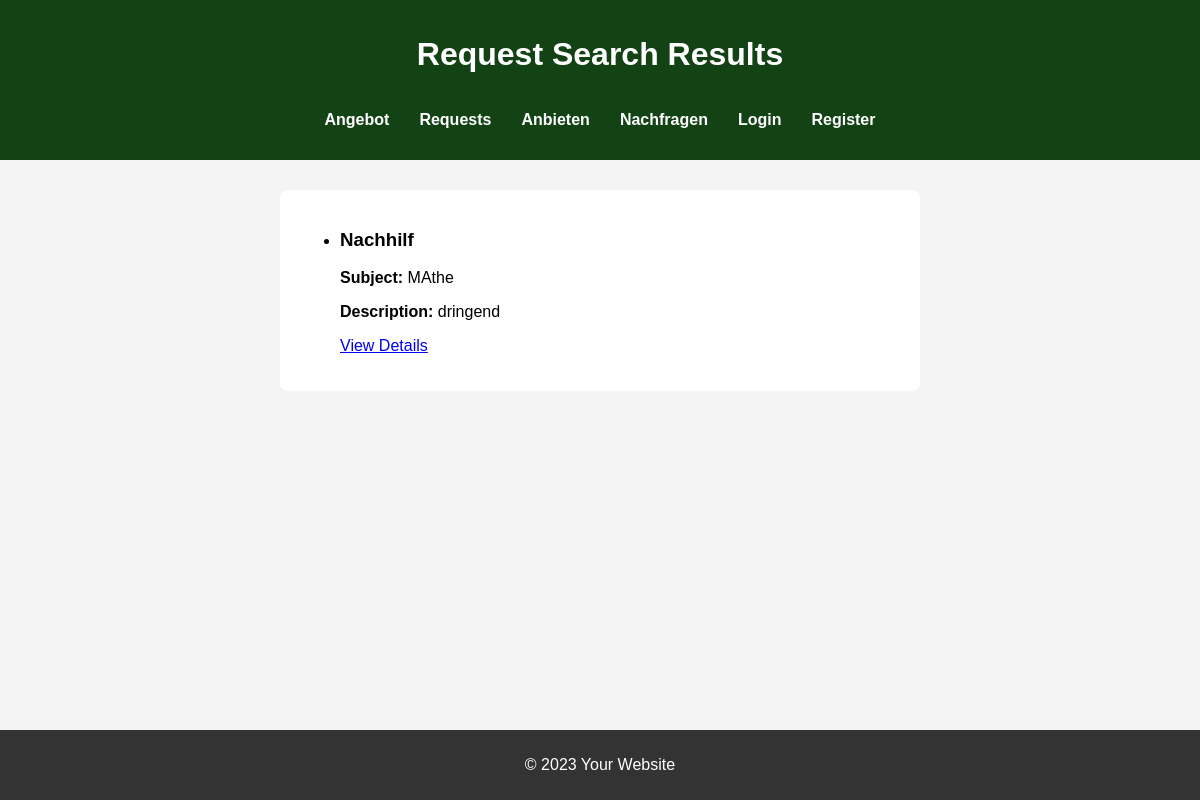
The app's page /search_results_requests, older data.
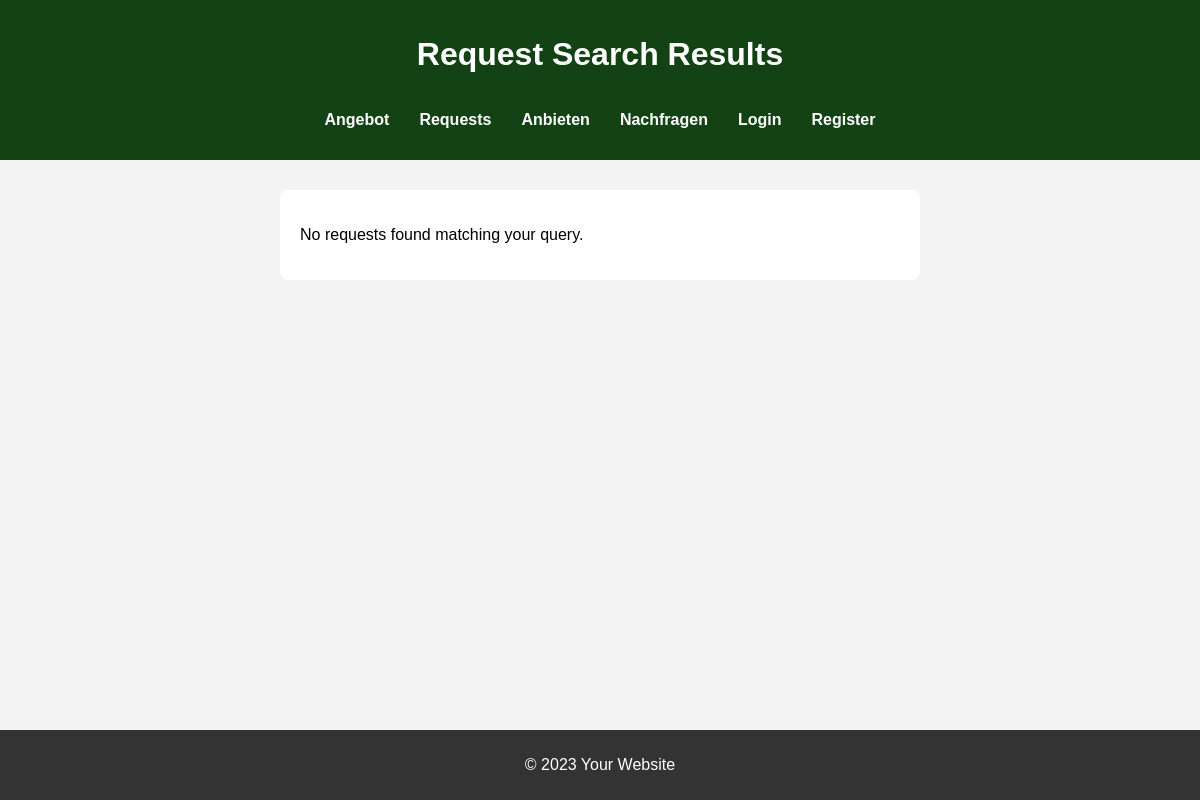
The same page, newer data.
### app.py (models this page shows, shortened)
class RequestPost(db.Model):
    id = db.Column(db.Integer, primary_key=True)
    title = db.Column(db.String(100), nullable=False)
    description = db.Column(db.String(200), nullable=False)
    subject = db.Column(db.String(100), nullable=False)
    price = db.Column(db.String(100), nullable=False)
    additional_information = db.Column(db.String(200), nullable=True)
    contact =db.Column(db.String(100), nullable = False)
    user_id = db.Column(db.Integer, db.ForeignKey('user.id'), nullable=False)
    user = db.relationship('User', backref=db.backref('requests', lazy=True))

### app.py (the view)
@app.route('/search_results_requests', methods=['GET'])
def search_results_requests():
    query = request.args.get('query')
    if query:
        results = RequestPost.query.filter(
            (RequestPost.title.ilike(f"%{query}%")) |
            (RequestPost.subject.ilike(f"%{query}%"))
        ).all()
    else:
        results = RequestPost.query.all()
    return render_template('search_results_requests.html', results=results)

### templates/search_results_requests.html (shortened to what this page needs)
<!DOCTYPE html>
<html lang="en">
<head>
    <link rel="stylesheet" href="{{ url_for('static', filename='style.css') }}">
</head>
<body>
    <header>
        <h1>Request Search Results</h1>
        <nav>
            <ul>
                <li><a href="/supply">Angebot</a></li>
                <li><a href="/requests">Requests</a></li>
                <li><a href="/university">Anbieten</a></li>
                <li><a href="/highschool">Nachfragen</a></li>
                {% if current_user.is_authenticated %}
                    <li><a href="/profile">Your Profile</a></li>
                    <li><a href="{{ url_for('logout') }}">Logout</a></li>
                {% else %}
                    <li><a href="{{ url_for('login') }}">Login</a></li>
                    <li><a href="{{ url_for('register') }}">Register</a></li>
                {% endif %}
            </ul>
        </nav>
    </header>
    <main>
        <form>
            {% if results %}
                <ul>
                    {% for post in results %}
                        <li>
                            <h3>{{ post.title }}</h3>
                            <p><strong>Subject:</strong> {{ post.subject }}</p>
                            <p><strong>Description:</strong> {{ post.description }}</p>
                            <a href="{{ url_for('request_detail', request_id=post.id) }}">View Details</a>
                        </li>
                    {% endfor %}
                </ul>
            {% else %}
                <p>No requests found matching your query.</p>
            {% endif %}
        </form>
    </main>
    <footer>
        <p>&copy; 2023 Your Website</p>
    </footer>
</body>
</html>

Row changes from the older to the newer data that the page shows:
removed RequestPost: title "Nachhilf", subject "MAthe", description "dringend"
Text that changed along with them:
text now shown: "No requests found matching your query."
